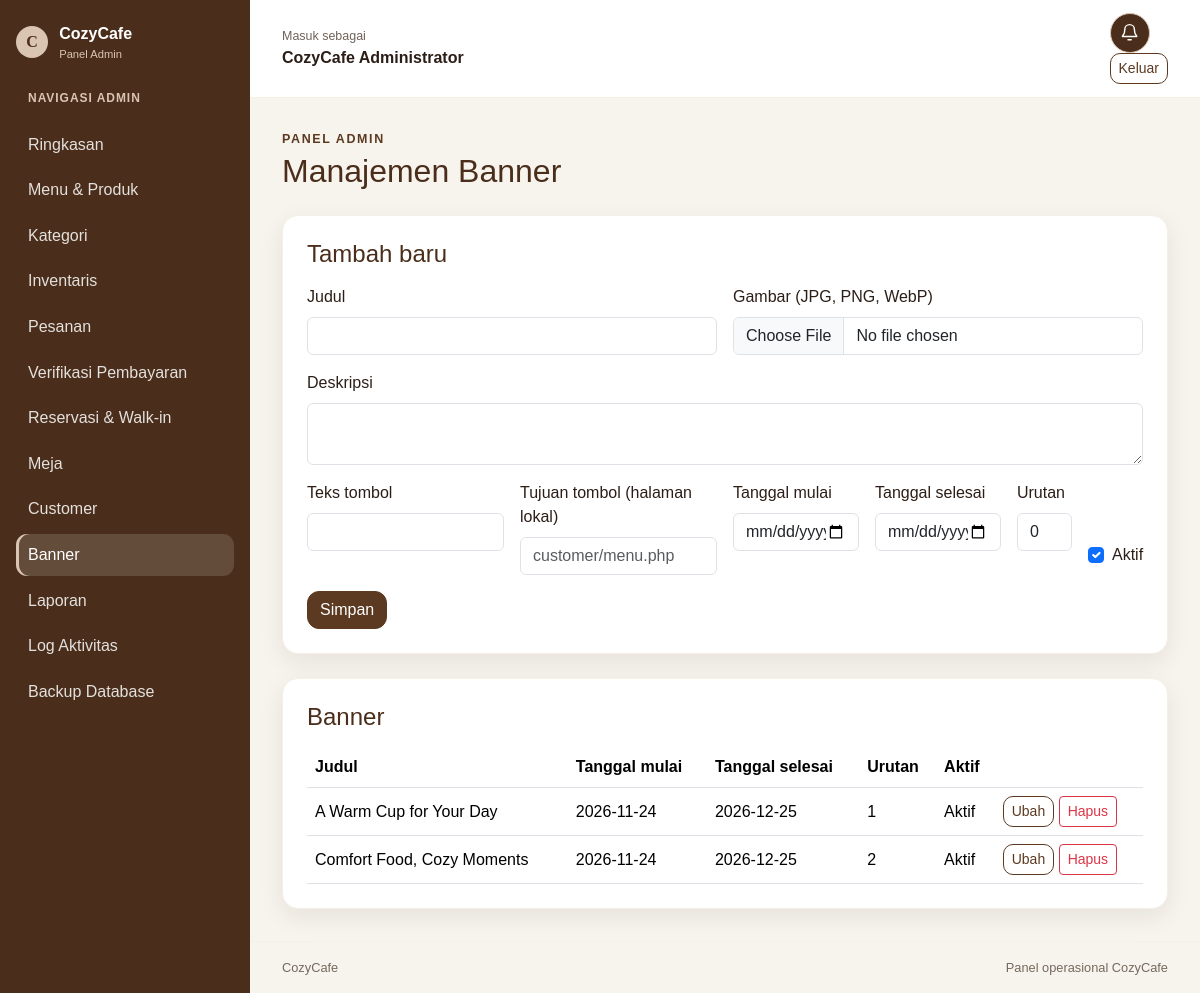
Screenshot of /admin/banners/index.php (signed in) with the database file from the repository.
### tables this page shows
CREATE TABLE IF NOT EXISTS banners (
    id INT UNSIGNED NOT NULL AUTO_INCREMENT,
    title VARCHAR(150) NOT NULL,
    description TEXT NULL,
    image VARCHAR(255) NOT NULL,
    button_text VARCHAR(80) NULL,
    button_url VARCHAR(255) NULL,
    start_date DATE NOT NULL,
    end_date DATE NOT NULL,
    sort_order INT NOT NULL DEFAULT 0,
    is_active TINYINT(1) NOT NULL DEFAULT 1,
    created_at DATETIME NOT NULL DEFAULT CURRENT_TIMESTAMP,
    PRIMARY KEY (id),
    KEY idx_banners_active_dates_order (is_active, start_date, end_date, sort_order)
);

### includes/functions.php (called while the page is built, shortened)
<?php
function cozycafe_app_path(string $relativePath = ''): string
{
    require_once dirname(__DIR__) . DIRECTORY_SEPARATOR . 'config' . DIRECTORY_SEPARATOR . 'env.php';
    $appUrl = cozycafe_env('APP_URL', 'http://localhost/cozycafe');
    $basePath = parse_url((string) $appUrl, PHP_URL_PATH);
    $basePath = is_string($basePath) ? rtrim($basePath, '/') : '';
    return ($basePath === '' ? '' : $basePath) . '/' . $relativePath;
}
function e(string|int|float|null $value): string
{
    return htmlspecialchars((string) ($value ?? ''), ENT_QUOTES | ENT_SUBSTITUTE, 'UTF-8');
}
function __(string $key, array $replacements = []): string
{
    $language = $_SESSION['lang'] ?? 'id';
    static $catalogues = [];
    if (!isset($catalogues[$language])) {
        $cataloguePath = dirname(__DIR__) . DIRECTORY_SEPARATOR . 'languages' . DIRECTORY_SEPARATOR . $language . '.php';
        $catalogue = require $cataloguePath;
        $catalogues[$language] = $catalogue;
    }
    $text = $catalogues[$language][$key] ?? null;
    $mappedReplacements = [];
    return strtr($text, $mappedReplacements);
}

### config/env.php (called while the page is built, shortened)
<?php
function cozycafe_env(string $key, ?string $default = null): ?string
{
    $value = getenv($key);
    return $value === false ? $default : $value;
}

### admin/banners/index.php (the view, shortened to what this page needs)
<?php
require_once dirname(__DIR__) . DIRECTORY_SEPARATOR . 'includes' . DIRECTORY_SEPARATOR . 'bootstrap.php';
$editBanner = null;
$banners = $pdo->query('SELECT id, title, image, start_date, end_date, sort_order, is_active FROM banners ORDER BY sort_order, id DESC')->fetchAll();
    ?>
<section class="admin-panel card-cozy mb-4">
    <div class="admin-section-heading"><h2 class="h4 mb-0"><?= e($editBanner ? __('admin.label.editing') : __('admin.action.create')) ?></h2></div>
    <form method="post" enctype="multipart/form-data" action="<?= e(admin_url('banners/index.php')) ?>" class="row g-3">
        <div class="col-12 col-md-6"><label class="form-label" for="banner-title"><?= e(__('admin.field.title')) ?></label><input class="form-control" id="banner-title" name="title" maxlength="150" value="<?= e($editBanner['title'] ?? '') ?>" required></div>
        <div class="col-12 col-md-6"><label class="form-label" for="banner-image"><?= e(__('admin.field.image')) ?></label><input class="form-control" id="banner-image" name="image" type="file" accept=".jpg,.jpeg,.png,.webp,image/jpeg,image/png,image/webp" <?= $editBanner ? '' : 'required' ?>></div>
        <div class="col-12"><label class="form-label" for="banner-description"><?= e(__('admin.field.description')) ?></label><textarea class="form-control" id="banner-description" name="description" rows="2" maxlength="5000"><?= e($editBanner['description'] ?? '') ?></textarea></div>
        <div class="col-6 col-md-3"><label class="form-label" for="banner-button-text"><?= e(__('admin.field.button_text')) ?></label><input class="form-control" id="banner-button-text" name="button_text" maxlength="80" value="<?= e($editBanner['button_text'] ?? '') ?>"></div>
        <div class="col-6 col-md-3"><label class="form-label" for="banner-button-url"><?= e(__('admin.field.button_url')) ?></label><input class="form-control" id="banner-button-url" name="button_url" maxlength="255" value="<?= e($editBanner['button_url'] ?? '') ?>" placeholder="customer/menu.php"></div>
        <div class="col-6 col-md-2"><label class="form-label" for="banner-start"><?= e(__('admin.field.start_date')) ?></label><input class="form-control" id="banner-start" name="start_date" type="date" value="<?= e($editBanner['start_date'] ?? '') ?>" required></div>
        <div class="col-6 col-md-2"><label class="form-label" for="banner-end"><?= e(__('admin.field.end_date')) ?></label><input class="form-control" id="banner-end" name="end_date" type="date" value="<?= e($editBanner['end_date'] ?? '') ?>" required></div>
        <div class="col-6 col-md-1"><label class="form-label" for="banner-sort"><?= e(__('admin.field.sort_order')) ?></label><input class="form-control" id="banner-sort" name="sort_order" type="number" value="<?= e((int) ($editBanner['sort_order'] ?? 0)) ?>" required></div>
        <div class="col-6 col-md-1 d-flex align-items-end"><label class="form-check mb-2"><input class="form-check-input" type="checkbox" name="is_active" <?= !$editBanner || (int) $editBanner['is_active'] === 1 ? 'checked' : '' ?>> <?= e(__('admin.field.active')) ?></label></div>
        <div class="col-12"><button class="btn btn-cozy" type="submit"><?= e(__('button.save')) ?></button></div>
    </form>
</section>
<section class="admin-panel card-cozy">
    <h2 class="h4 mb-3"><?= e(__('admin.nav.banners')) ?></h2>
    <?php if ($banners === []): ?><p class="mb-0 text-secondary"><?= e(__('admin.empty.banners')) ?></p><?php else: ?>
        <div class="table-responsive"><table class="table table-cozy align-middle"><thead><tr><th><?= e(__('admin.field.title')) ?></th><th><?= e(__('admin.field.start_date')) ?></th><th><?= e(__('admin.field.end_date')) ?></th><th><?= e(__('admin.field.sort_order')) ?></th><th><?= e(__('admin.field.active')) ?></th><th></th></tr></thead><tbody>
        <?php foreach ($banners as $banner): ?><tr>
            <td><?= e($banner['title']) ?></td><td><?= e($banner['start_date']) ?></td><td><?= e($banner['end_date']) ?></td><td><?= e((int) $banner['sort_order']) ?></td><td><?= (int) $banner['is_active'] === 1 ? e(__('admin.label.status_active')) : e(__('admin.label.status_inactive')) ?></td>
            <td class="text-nowrap"><a class="btn btn-outline-cozy btn-sm" href="<?= e(admin_url('banners/index.php?edit=' . (int) $banner['id'])) ?>"><?= e(__('button.edit')) ?></a>
                <form class="d-inline" method="post" action="<?= e(admin_url('banners/index.php')) ?>"><button class="btn btn-outline-danger btn-sm" type="submit"><?= e(__('button.delete')) ?></button></form>
            </td></tr><?php endforeach; ?></tbody></table></div>
    <?php endif; ?>
</section>

### assets/css/style.css (style rules this page uses)
:root { --color-primary: #5C3A21; --color-primary-dark: #4A2E1B; --color-secondary: #F5EFE6; --color-accent: #D9C5B2; --color-accent-dark: #C8A98E; --color-background: #FAF8F5; --color-text: #2C1E16; --radius-card: 16px; --shadow-soft: 0 8px 24px rgba(44, 30, 22, 0.08); }
* { box-sizing: border-box; }
body { margin: 0; background: var(--color-background); color: var(--color-text); font-family: Arial, sans-serif; }
a { color: var(--color-primary); }
.card-cozy { border: 1px solid var(--color-secondary); border-radius: var(--radius-card); box-shadow: var(--shadow-soft); }
.btn-cozy { border-color: var(--color-primary); border-radius: 12px; background: var(--color-primary); color: #fff; }
.table-cozy { --bs-table-bg: #fff; --bs-table-striped-bg: var(--color-background); }
.btn-outline-cozy { border: 1px solid var(--color-primary); border-radius: 12px; color: var(--color-primary); }

### assets/css/admin.css (style rules this page uses)
.admin-body { min-height: 100vh; background: #f7f3ed; }
.btn-outline-cozy { border: 1px solid var(--color-primary); border-radius: 10px; color: var(--color-primary); }
.admin-panel { padding: clamp(1rem, 2.5vw, 1.5rem); background: #fff; }
.admin-panel h2 { color: var(--color-primary-dark); }
.admin-section-heading { display: flex; align-items: center; justify-content: space-between; gap: 1rem; margin-bottom: 1rem; }
.admin-main .table { margin-bottom: 0; vertical-align: middle; }
.admin-main .table th { white-space: nowrap; }

### rows the page displays
banners: title "A Warm Cup for Your Day", start_date "2026-11-24", end_date "2026-12-25", sort_order "1"
banners: title "Comfort Food, Cozy Moments", start_date "2026-11-24", end_date "2026-12-25", sort_order "2"

### other values shown
__('admin.panel') "Panel Admin"
__('admin.navigation') "NAVIGASI ADMIN"
__($item['label']) "Ringkasan"
__($item['label']) "Menu & Produk"
__($item['label']) "Kategori"
__($item['label']) "Inventaris"
__($item['label']) "Pesanan"
__($item['label']) "Verifikasi Pembayaran"
__($item['label']) "Reservasi & Walk-in"
__($item['label']) "Meja"
__($item['label']) "Customer"
__($item['label']) "Banner"
__($item['label']) "Laporan"
__($item['label']) "Log Aktivitas"
__($item['label']) "Backup Database"
